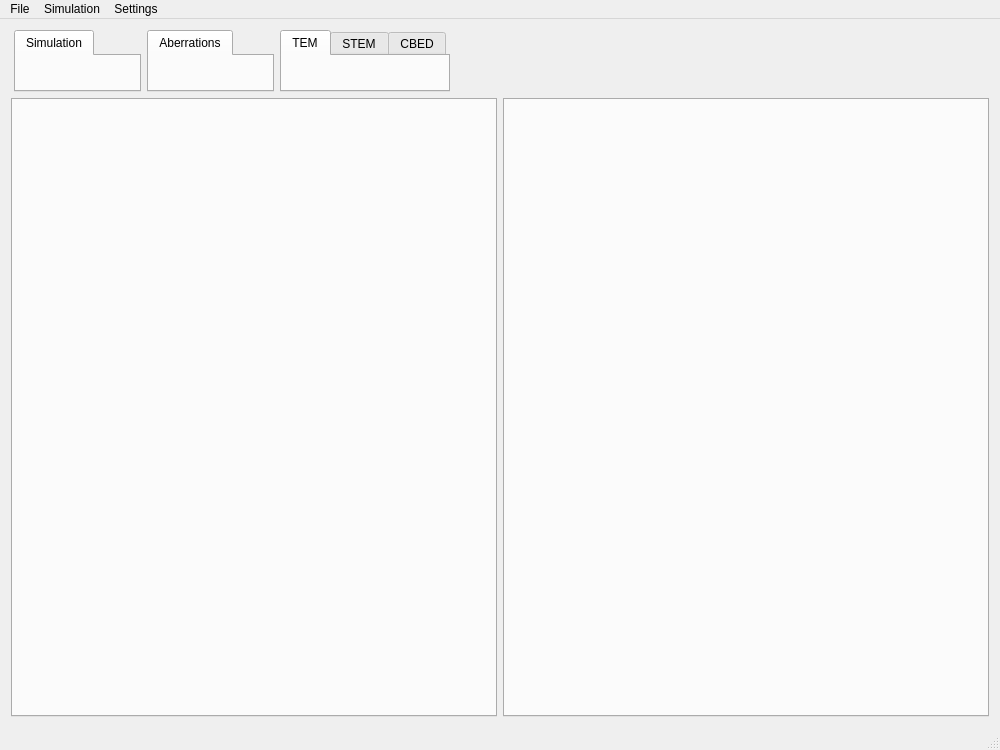
<?xml version="1.0" encoding="UTF-8"?>
<ui version="4.0">
 <class>MainWindow</class>
 <widget class="QMainWindow" name="MainWindow">
  <property name="geometry">
   <rect>
    <x>0</x>
    <y>0</y>
    <width>1000</width>
    <height>750</height>
   </rect>
  </property>
  <property name="minimumSize">
   <size>
    <width>1000</width>
    <height>600</height>
   </size>
  </property>
  <property name="windowTitle">
   <string>MainWindow</string>
  </property>
  <widget class="QWidget" name="centralWidget">
   <layout class="QVBoxLayout" name="verticalLayout_3" stretch="1,10">
    <item>
     <layout class="QHBoxLayout" name="hTabs" stretch="0,0,0,1">
      <property name="leftMargin">
       <number>3</number>
      </property>
      <property name="topMargin">
       <number>0</number>
      </property>
      <property name="rightMargin">
       <number>3</number>
      </property>
      <property name="bottomMargin">
       <number>0</number>
      </property>
      <item>
       <widget class="QTabWidget" name="twSim">
        <property name="sizePolicy">
         <sizepolicy hsizetype="Expanding" vsizetype="Expanding">
          <horstretch>0</horstretch>
          <verstretch>0</verstretch>
         </sizepolicy>
        </property>
        <property name="tabPosition">
         <enum>QTabWidget::North</enum>
        </property>
        <property name="currentIndex">
         <number>0</number>
        </property>
        <widget class="SimulationFrame" name="tSim">
         <attribute name="title">
          <string>Simulation</string>
         </attribute>
        </widget>
       </widget>
      </item>
      <item>
       <widget class="QTabWidget" name="twAberr">
        <property name="sizePolicy">
         <sizepolicy hsizetype="Expanding" vsizetype="Expanding">
          <horstretch>0</horstretch>
          <verstretch>0</verstretch>
         </sizepolicy>
        </property>
        <property name="tabPosition">
         <enum>QTabWidget::North</enum>
        </property>
        <property name="currentIndex">
         <number>0</number>
        </property>
        <widget class="AberrationFrame" name="tAberr">
         <attribute name="title">
          <string>Aberrations</string>
         </attribute>
        </widget>
       </widget>
      </item>
      <item>
       <widget class="QTabWidget" name="twMode">
        <property name="sizePolicy">
         <sizepolicy hsizetype="Fixed" vsizetype="Expanding">
          <horstretch>0</horstretch>
          <verstretch>0</verstretch>
         </sizepolicy>
        </property>
        <property name="tabPosition">
         <enum>QTabWidget::North</enum>
        </property>
        <property name="currentIndex">
         <number>0</number>
        </property>
        <property name="usesScrollButtons">
         <bool>false</bool>
        </property>
        <widget class="TemFrame" name="tTem">
         <attribute name="title">
          <string>TEM</string>
         </attribute>
        </widget>
        <widget class="StemFrame" name="tStem">
         <attribute name="title">
          <string>STEM</string>
         </attribute>
        </widget>
        <widget class="CbedFrame" name="tCbed">
         <attribute name="title">
          <string>CBED</string>
         </attribute>
        </widget>
       </widget>
      </item>
      <item>
       <spacer name="hs1">
        <property name="orientation">
         <enum>Qt::Horizontal</enum>
        </property>
        <property name="sizeHint" stdset="0">
         <size>
          <width>40</width>
          <height>20</height>
         </size>
        </property>
       </spacer>
      </item>
     </layout>
    </item>
    <item>
     <layout class="QHBoxLayout" name="hPlots">
      <item>
       <widget class="QTabWidget" name="twReal">
        <property name="currentIndex">
         <number>-1</number>
        </property>
       </widget>
      </item>
      <item>
       <widget class="QTabWidget" name="twRecip"/>
      </item>
     </layout>
    </item>
   </layout>
  </widget>
  <widget class="QMenuBar" name="menuBar">
   <property name="geometry">
    <rect>
     <x>0</x>
     <y>0</y>
     <width>1000</width>
     <height>20</height>
    </rect>
   </property>
   <widget class="QMenu" name="menuInput">
    <property name="title">
     <string>File</string>
    </property>
    <widget class="QMenu" name="menuParameters">
     <property name="title">
      <string>Parameters...</string>
     </property>
     <addaction name="actionImport_parameters"/>
     <addaction name="actionExport_parameters"/>
    </widget>
    <addaction name="actionOpen"/>
    <addaction name="menuParameters"/>
   </widget>
   <widget class="QMenu" name="menuSimulation">
    <property name="title">
     <string>Simulation</string>
    </property>
    <addaction name="actionGeneral"/>
    <addaction name="actionSet_area"/>
    <addaction name="actionAberrations"/>
    <addaction name="separator"/>
    <addaction name="actionSimulate_EW"/>
   </widget>
   <widget class="QMenu" name="menuSettings">
    <property name="title">
     <string>Settings</string>
    </property>
    <addaction name="actionOpenCL"/>
   </widget>
   <addaction name="menuInput"/>
   <addaction name="menuSimulation"/>
   <addaction name="menuSettings"/>
  </widget>
  <widget class="QStatusBar" name="statusBar">
   <property name="sizePolicy">
    <sizepolicy hsizetype="Expanding" vsizetype="Preferred">
     <horstretch>0</horstretch>
     <verstretch>0</verstretch>
    </sizepolicy>
   </property>
   <property name="styleSheet">
    <string notr="true">QStatusBar::item{border: 0px}</string>
   </property>
   <property name="sizeGripEnabled">
    <bool>true</bool>
   </property>
  </widget>
  <action name="actionOpen">
   <property name="text">
    <string>Open structure</string>
   </property>
   <property name="shortcut">
    <string>Ctrl+O</string>
   </property>
  </action>
  <action name="actionExport">
   <property name="text">
    <string>Export</string>
   </property>
  </action>
  <action name="actionPreferences">
   <property name="text">
    <string>Preferences</string>
   </property>
  </action>
  <action name="actionSimulate_EW">
   <property name="text">
    <string>Simulate</string>
   </property>
  </action>
  <action name="actionSimulate_Image">
   <property name="text">
    <string>Simulate Image</string>
   </property>
  </action>
  <action name="actionSet_area">
   <property name="text">
    <string>Area</string>
   </property>
  </action>
  <action name="actionOpenCL">
   <property name="text">
    <string>OpenCL</string>
   </property>
  </action>
  <action name="actionGeneral">
   <property name="text">
    <string>General</string>
   </property>
  </action>
  <action name="actionExport_2">
   <property name="text">
    <string>Export...</string>
   </property>
  </action>
  <action name="actionImport">
   <property name="text">
    <string>Import...</string>
   </property>
  </action>
  <action name="actionImportSettings">
   <property name="text">
    <string>Import</string>
   </property>
  </action>
  <action name="actionExportSettings">
   <property name="text">
    <string>Export</string>
   </property>
  </action>
  <action name="actionImport_2">
   <property name="text">
    <string>Import</string>
   </property>
  </action>
  <action name="actionExport_3">
   <property name="text">
    <string>Export</string>
   </property>
  </action>
  <action name="actionExport_parameters">
   <property name="text">
    <string>Export</string>
   </property>
  </action>
  <action name="actionImport_parameters">
   <property name="text">
    <string>Import</string>
   </property>
  </action>
  <action name="actionAberrations">
   <property name="text">
    <string>Aberrations</string>
   </property>
  </action>
  <action name="actionImport_3">
   <property name="text">
    <string>Import</string>
   </property>
  </action>
 </widget>
 <layoutdefault spacing="6" margin="11"/>
 <customwidgets>
  <customwidget>
   <class>SimulationFrame</class>
   <extends>QWidget</extends>
   <header>frames/simulationframe.h</header>
   <container>1</container>
  </customwidget>
  <customwidget>
   <class>TemFrame</class>
   <extends>QWidget</extends>
   <header>frames/temframe.h</header>
   <container>1</container>
  </customwidget>
  <customwidget>
   <class>StemFrame</class>
   <extends>QWidget</extends>
   <header>frames/stemframe.h</header>
   <container>1</container>
  </customwidget>
  <customwidget>
   <class>CbedFrame</class>
   <extends>QWidget</extends>
   <header>frames/cbedframe.h</header>
   <container>1</container>
  </customwidget>
  <customwidget>
   <class>AberrationFrame</class>
   <extends>QWidget</extends>
   <header>frames/aberrationframe.h</header>
   <container>1</container>
  </customwidget>
 </customwidgets>
 <resources/>
 <connections/>
</ui>
